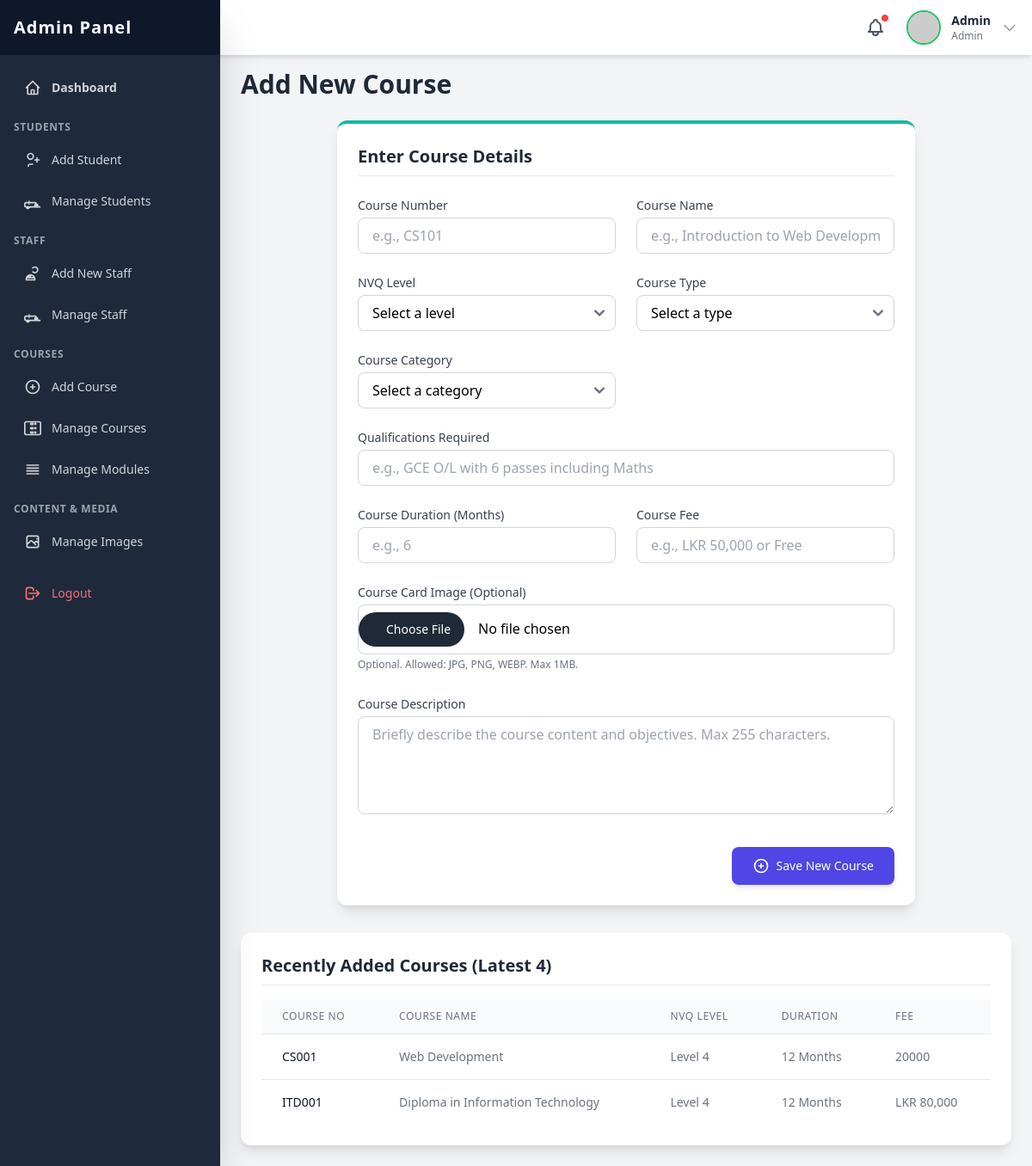
/admin/pages/add_course.php (signed in), run on the app's committed database.
### tables this page shows
CREATE TABLE `course` (
  `id` int(11) NOT NULL,
  `course_no` varchar(12) NOT NULL,
  `course_name` varchar(100) NOT NULL,
  `nvq_level` int(11) NOT NULL,
  `course_type` enum('Full-time','Part-time','Online','Hybrid') NOT NULL,
  `qualifications` varchar(255) NOT NULL,
  `course_duration` int(11) NOT NULL,
  `course_fee` varchar(20) NOT NULL,
  `course_description` text NOT NULL,
  `course_image` varchar(255) DEFAULT NULL,
  `category` int(11) DEFAULT NULL,
  `status` enum('active','inactive') NOT NULL DEFAULT 'active'
);

### admin/pages/add_course.php (the view, shortened to what the rows shown need)
<?php
include_once('../include/header.php');
include_once('../../include/connection.php');
$recent_courses = [];
$query_recent = "SELECT course_no, course_name, nvq_level, course_duration, course_fee
                 FROM course
                 ORDER BY id DESC LIMIT 4";
$result_recent = $con->query($query_recent);
if ($result_recent && $result_recent->num_rows > 0) {
    while ($row = $result_recent->fetch_assoc()) {
        $recent_courses[] = $row;
    }
}
?>
<h2 class="text-3xl font-bold text-gray-800 mb-6">Add New Course</h2>
<div class="bg-white p-6 rounded-xl shadow-lg mt-8 w-full">
    <div class="overflow-x-auto">
        <table class="min-w-full divide-y divide-gray-200">
            <thead class="bg-gray-50">
                <tr>
                    <th scope="col" class="px-6 py-3 text-left text-xs font-medium text-gray-500 uppercase tracking-wider">Course No</th>
                    <th scope="col" class="px-6 py-3 text-left text-xs font-medium text-gray-500 uppercase tracking-wider">Course Name</th>
                    <th scope="col" class="px-6 py-3 text-left text-xs font-medium text-gray-500 uppercase tracking-wider">NVQ Level</th>
                    <th scope="col" class="px-6 py-3 text-left text-xs font-medium text-gray-500 uppercase tracking-wider">Duration</th>
                    <th scope="col" class="px-6 py-3 text-left text-xs font-medium text-gray-500 uppercase tracking-wider">Fee</th>
                </tr>
            </thead>
            <tbody class="bg-white divide-y divide-gray-200">
                <?php
                if (!empty($recent_courses)) {
                    foreach ($recent_courses as $course) {
                ?>
                <tr>
                    <td class="px-6 py-4 whitespace-nowrap text-sm font-medium text-gray-900"><?php echo htmlspecialchars($course['course_no']); ?></td>
                    <td class="px-6 py-4 whitespace-nowrap text-sm text-gray-500"><?php echo htmlspecialchars($course['course_name']); ?></td>
                    <td class="px-6 py-4 whitespace-nowrap text-sm text-gray-500">Level <?php echo htmlspecialchars($course['nvq_level']); ?></td>
                    <td class="px-6 py-4 whitespace-nowrap text-sm text-gray-500"><?php echo htmlspecialchars($course['course_duration']); ?> Months</td>
                    <td class="px-6 py-4 whitespace-nowrap text-sm text-gray-500"><?php echo htmlspecialchars($course['course_fee']); ?></td>
                </tr>
                <?php
                    }
                } else {
                    echo '<tr><td colspan="5" class="px-6 py-12 text-center text-gray-500">No courses added yet.</td></tr>';
                }
                ?>
            </tbody>
        </table>
    </div>
</div>
<?php
include_once('../include/footer.php');
?>

### admin/include/header.php (shortened to what the rows shown need)
<?php
$admin_username = isset($_SESSION['admin_username']) ? $_SESSION['admin_username'] : null;
$admin_display_name = 'User';
$admin_display_type = 'Guest';
if ($admin_username) {
    include_once __DIR__ . '/../../include/connection.php';
    if (isset($con)) {
        $query_admin = "SELECT username, type FROM admin WHERE username = ?";
        $stmt_admin = $con->prepare($query_admin);
        if ($stmt_admin) {
            $stmt_admin->bind_param("s", $admin_username);
            $stmt_admin->execute();
            $result_admin = $stmt_admin->get_result();
            if ($result_admin->num_rows == 1) {
                $admin_data = $result_admin->fetch_assoc();
                $admin_display_name = htmlspecialchars($admin_data['username']);
                $admin_display_type = htmlspecialchars(ucfirst($admin_data['type']));
            }
        } else {
             error_log("Admin header: Failed to prepare admin query: " . $con->error);
        }
    } else {
        error_log("Admin header: Database connection not established in connection.php.");
    }
}
?>
<!DOCTYPE html>
<html lang="en">
<head>
    <script src="https://cdn.tailwindcss.com"></script>
    <link href="https://cdnjs.cloudflare.com/ajax/libs/flowbite/2.2.1/flowbite.min.css" rel="stylesheet" />
    <link rel="stylesheet" href="../css/webkit.css">
</head>
<body class="bg-gray-100 min-h-screen">
    <header class="fixed top-0 left-0 right-0 h-16 bg-white shadow-md z-30 flex items-center justify-between px-4 transition-all duration-300" id="page-header">
        <div class="flex items-center space-x-4 relative">
            <button id="avatarButton" type="button" data-dropdown-toggle="userDropdown" data-dropdown-placement="bottom-start" class="flex items-center space-x-3 cursor-pointer group">
                <div class="hidden sm:block text-sm text-left"> <p class="font-semibold text-gray-800"><?php echo $admin_display_name; ?></p>
                    <p class="text-xs text-gray-500"><?php echo $admin_display_type; ?></p>
                </div>
                </button>
            </div>
    </header>
    <div id="sidebar-wrapper">
        <nav class="fixed top-0 bottom-0 left-0 w-64 bg-slate-800 text-white z-40 transform -translate-x-full lg:translate-x-0 transition-transform duration-300 ease-in-out shadow-2xl" id="page-sidebar">
            <div class="h-16 bg-slate-900 flex items-center justify-between px-4">
                <h1 class="text-xl font-extrabold text-white tracking-wider">Admin Panel</h1>
            </div>
        </nav>
    </div>
    <main class="pt-20 p-6 lg:ml-64 transition-all duration-300" id="main-content">

### data on the page
course: course_no "CS001", course_name "Web Development", nvq_level "4", course_duration "12", course_fee "20000"
course: course_no "ITD001", course_name "Diploma in Information Technology", nvq_level "4", course_duration "12", course_fee "LKR 80,000"

### other printed values
$admin_display_name "Admin"
$admin_display_type "Admin"
